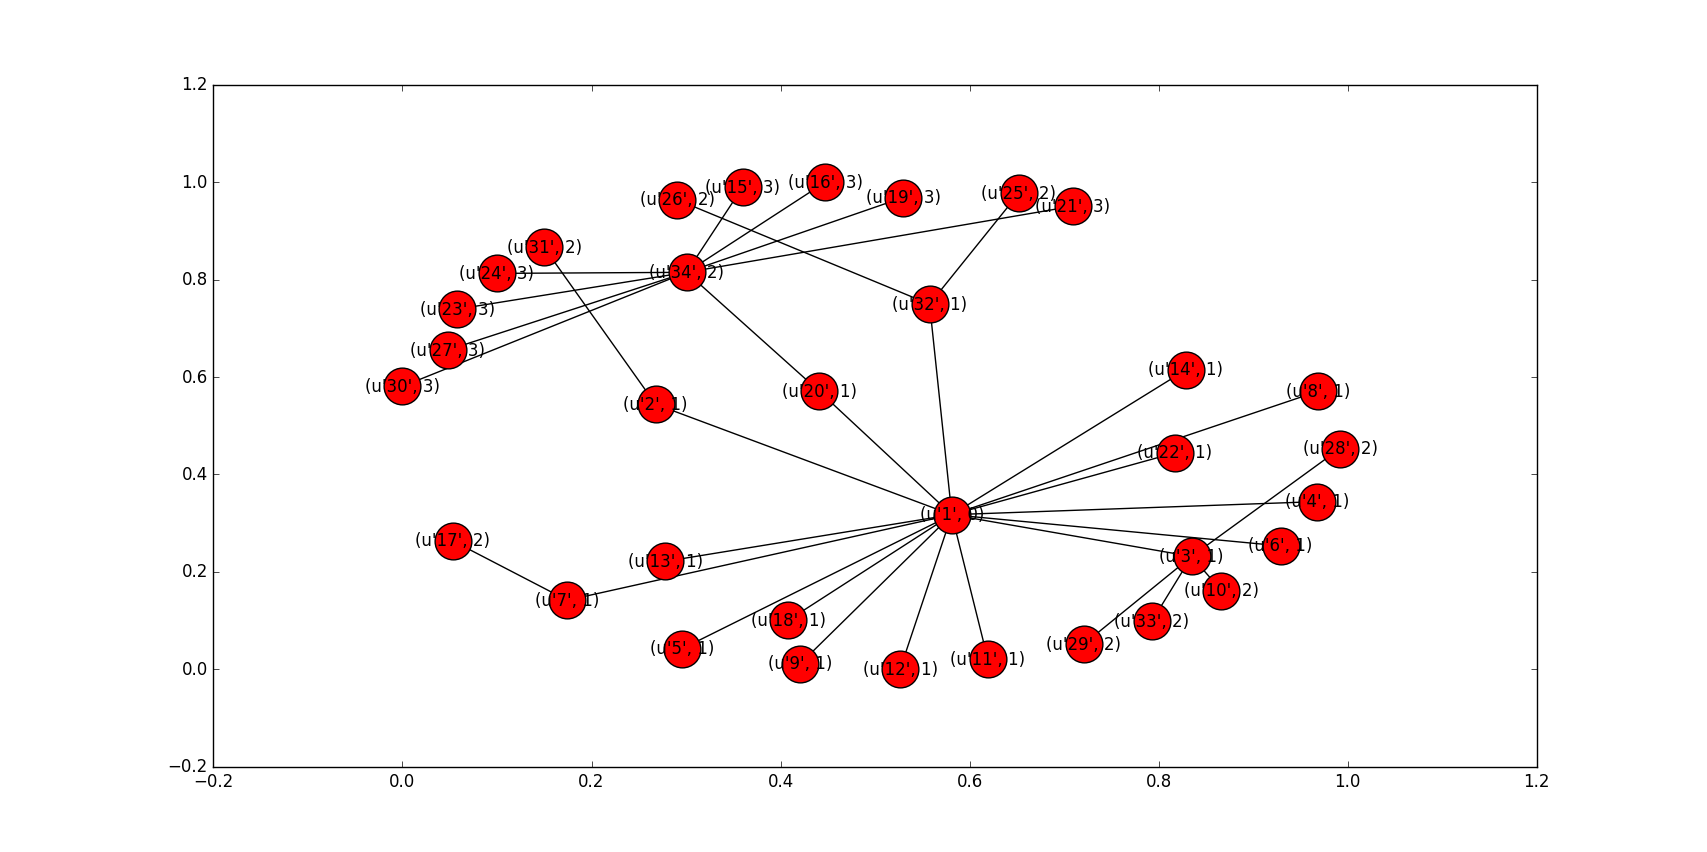

Reproduce this figure in Python.
# -*- coding: utf-8 -*-
from collections import deque 
import networkx as nx 
import matplotlib.pyplot as plt

def bfs(G,s):

    #estrutura de dados que mapeia uma chave a um valor
    P = {}
    #inicializa todos os vértices como brancos
    for v in G.nodes():
        G.node[v]['color'] = 'white'
        G.node[v]['lambda'] = float('inf')
    #inicializa a raiz como cinza e o custo da raiz é 0
    G.node[s]['color'] = 'gray'
    G.node[s]['lambda'] = 0
    #inicializa a fila Q como vazia e insere a raiz na fila
    Q = deque()
    Q.append(s) 
    #enquanto a fila não estiver vazia
    while (len(Q) > 0):
        #obtem o primeiro elemento da fila
        u = Q.popleft()
        for v in G.neighbors(u):
            if (G.node[v]['color'] == 'white'):
                G.node[v]['lambda'] = G.node[u]['lambda'] + 1
                P[v] = u
                G.node[v]['color'] = 'gray'
                Q.append(v)

        G.node[u]['color'] = 'black'

    return P


G = nx.read_pajek('karate.paj')
#print G.nodes()
P = bfs(G,G.nodes()[10])
T = nx.Graph()
#insere arestas em T
T.add_edges_from([(u,v) for u, v in P.items()])
#posicionamento do grafo T
pos = nx.spring_layout(T)
#plt.figure()
#nx.draw(G, pos)
#plt.show()
#plt.close()
#plt.figure()
print T.nodes()
#plotar vertices de T
nx.draw_networkx_nodes(T, pos, node_size=700)
#obter dicionário com as distâncias
dist = { v: (v, data['lambda']) for v, data in G.nodes(data=True)}
#plotar arestas de T
nx.draw_networkx_labels(T, pos, labels=dist)
nx.draw_networkx_edges(T,pos)
plt.show()
#plt.close()
